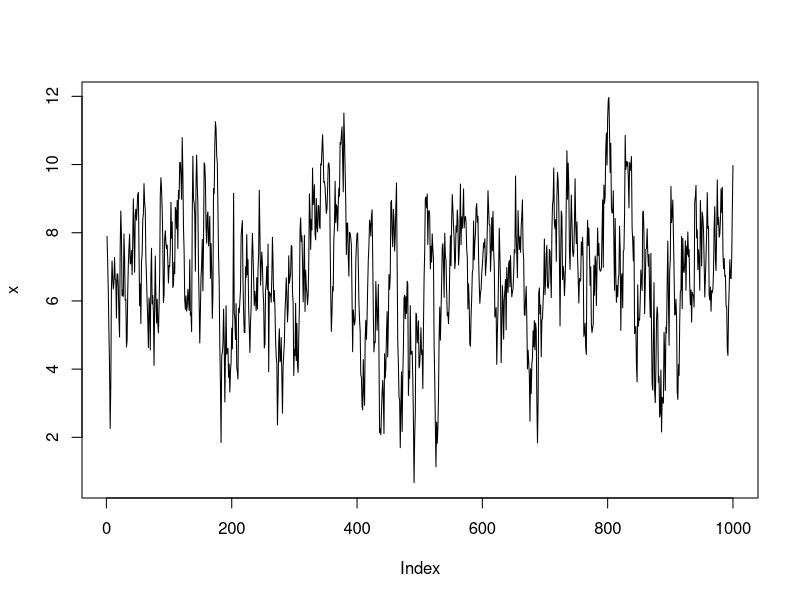

Reproduce this figure in R. (Note: this script raises an error after producing the figure.)

setwd("~/Google Drive/cours/UNIL/Rcode")

rho <- .85
c <- 1
sigma <- 1
x <- c/(1-rho) + sqrt(sigma^2/(1-rho^2))*rnorm(1)
T <- 1000
for(i in 2:T){
  x <- c(x,c + rho*x[length(x)] + sigma * rnorm(1))
}
plot(x,type="l")
write.csv(x,file="data/dataLaboSession1a.csv",row.names = FALSE)

print(VAR.sum.AR(rho,sigma,T))
print(NW.LongRunVariance(x,100))
print(NW.LongRunVariance(x,1))

